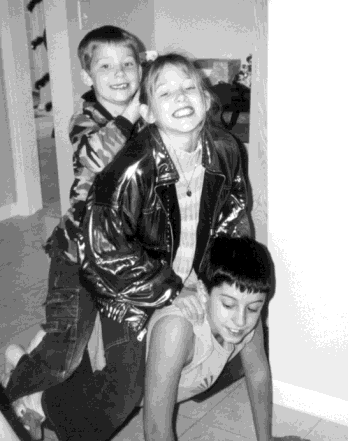
#> input picture FAST-NUCES LHR (BSCS)/Semester 8 - Spring 2024/Digital Image Processing/Assignments/Assignment 3/image.png, 348 x 441 px
$ jupyter execute V1_L200921_A3_DIP_BSCS_6B.ipynb
#> lines starting #> are read from the running program, lines starting #| are printed output that depends on the picture
## L200921 Aisha Muhammad Nawaz
## Digital Image Processing
## Spring 2024 Assignment 3 BSCS 6B
##  Due: 28th April 2024 (Sunday)

#### Q: Furnish the following using appropriate GUI:
#### 1. Pseudomedian filter

[cell 1]
import cv2
import numpy as np
import matplotlib.pyplot as plt

def pseudomedian_filter(img):
    filtered_img = np.zeros_like(img)

    # Apply pseudomedian filter to each channel of the image
    for i in range(3):  # Loop through RGB channels
        for y in range(1, img.shape[0] - 1):  # Exclude borders
            for x in range(1, img.shape[1] - 1):
                # Compute pseudomedian using the described logic
                min_max = min(img[y-1, x-1, i], img[y-1, x, i], img[y-1, x+1, i],
                              img[y, x-1, i], img[y, x, i], img[y, x+1, i],
                              img[y+1, x-1, i], img[y+1, x, i], img[y+1, x+1, i])
                filtered_img[y, x, i] = min_max
    return filtered_img

def applyPseudomedianFilter(img_path):
#> called with img_path = 'image.png'
    img = cv2.imread(img_path)
#> img is the input picture: shape (441, 348, 3); min 0, max 255, mean 150.7
    filtered_img = pseudomedian_filter(img)
#> after the loop in pseudomedian_filter, `for i in range(3):`:
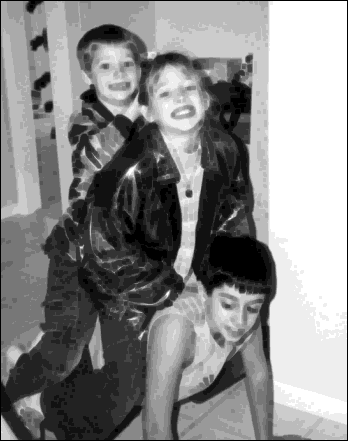
#> filtered_img: shape (441, 348, 3); min 0, max 255, mean 137.6

    # Display original and filtered images
    plt.figure(figsize=(10, 5))
    plt.subplot(1, 2, 1)
    plt.title("Original Image")
    plt.imshow(cv2.cvtColor(img, cv2.COLOR_BGR2RGB))
    plt.axis('off')

    plt.subplot(1, 2, 2)
    plt.title("Filtered Image")
    plt.imshow(cv2.cvtColor(filtered_img, cv2.COLOR_BGR2RGB))
    plt.axis('off')

    plt.show()
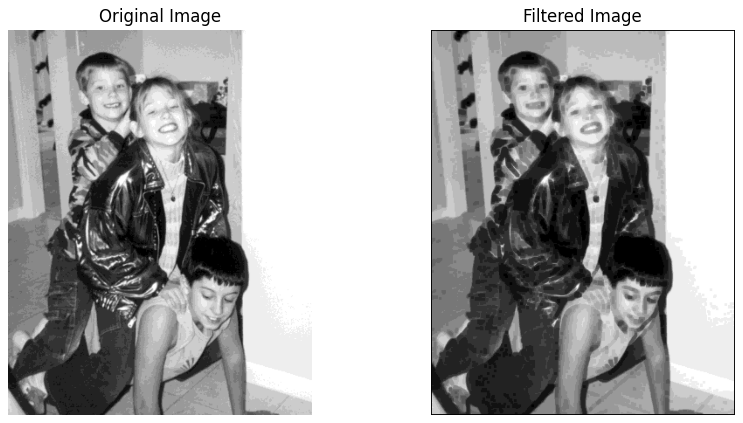
#> figure drawn by matplotlib, 2 panels

# Example usage:
img_path = 'image.png'
applyPseudomedianFilter(img_path)

#### 2. MMSE filter (with all possible Scenarios).

[cell 2]
import numpy as np
import cv2
import matplotlib.pyplot as plt

def mmse_filter(image, noise_variance, local_variance):
    # Compute MMSE filter
    filtered_image = np.zeros_like(image, dtype=np.float32)

    for i in range(image.shape[0]):
        for j in range(image.shape[1]):
            pixel_value = image[i, j]
            local_var = local_variance[i, j]
            if local_var == 0:
                # No noise, return original image
                filtered_image[i, j] = pixel_value
            elif local_var <= noise_variance:
                # Noise variance dominates, mean filter
                filtered_image[i, j] = np.mean(image[max(0, i-1):min(image.shape[0], i+2),
                                                       max(0, j-1):min(image.shape[1], j+2)])
            else:
                # Local variance dominates, return close to original
                filtered_image[i, j] = pixel_value

    return filtered_image.astype(np.uint8)

def apply_mmse_filter(image_path, noise_variance, local_variance):
    # Load image
    image = cv2.imread(image_path, cv2.IMREAD_GRAYSCALE)

    # Apply MMSE filter
    filtered_image = mmse_filter(image, noise_variance, local_variance)

    # Display original and filtered images
    plt.figure(figsize=(10, 5))
    plt.subplot(1, 2, 1)
    plt.title("Original Image")
    plt.imshow(image, cmap='gray')
    plt.axis('off')

    plt.subplot(1, 2, 2)
    plt.title("Filtered Image")
    plt.imshow(filtered_image, cmap='gray')
    plt.axis('off')

    plt.show()

# Example usage:
image_path = 'image2.png'
local_variance = np.random.rand(*cv2.imread(image_path, cv2.IMREAD_GRAYSCALE).shape) * 20  # Example local variance
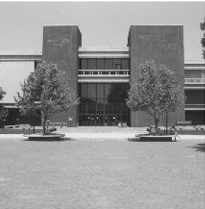
#> input picture FAST-NUCES LHR (BSCS)/Semester 8 - Spring 2024/Digital Image Processing/Assignments/Assignment 3/image2.png, 205 x 209 px
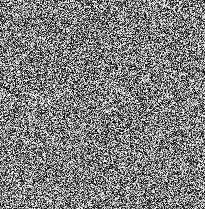
#> local_variance: shape (209, 205) float64; min 0.00145, max 20, mean 9.95; drawn with min black and max white
noise_variance = 600  # Example noise variance

apply_mmse_filter(image_path, noise_variance, local_variance)
#> in apply_mmse_filter, image is the input picture: shape (209, 205); min 22, max 255, mean 149.5
#> after the loop in mmse_filter, `for i in range(image.shape[0]):`:
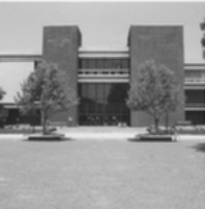
#> filtered_image: shape (209, 205) float32; min 30.33, max 240.5, mean 149.5

# Scenario 1: 0 noise in image

[cell 3]
noise_variance_1 = 0
local_variance_1 = np.random.rand(*cv2.imread(image_path, cv2.IMREAD_GRAYSCALE).shape) * 5  # Example local variance
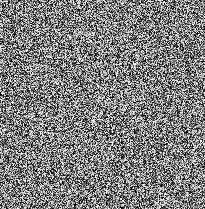
#> local_variance_1: shape (209, 205) float64; min 1.66e-05, max 5, mean 2.5; drawn with min black and max white
apply_mmse_filter(image_path, noise_variance_1, local_variance_1)

# Scenario 2: Noise variance equals local variance (Mean filter)

[cell 4]
noise_variance_2 = 20
local_variance_2 = np.random.rand(*cv2.imread(image_path, cv2.IMREAD_GRAYSCALE).shape) * 20  # Example local variance
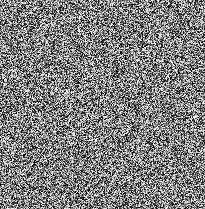
#> local_variance_2: shape (209, 205) float64; min 0.000584, max 20, mean 10.06; drawn with min black and max white
apply_mmse_filter(image_path, noise_variance_2, local_variance_2)

# Scenario 3: Local variance greater than noise variance

[cell 5]
noise_variance_3 = 5
local_variance_3 = np.random.rand(*cv2.imread(image_path, cv2.IMREAD_GRAYSCALE).shape) * 50  # Example local variance
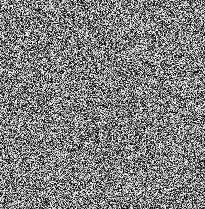
#> local_variance_3: shape (209, 205) float64; min 0.000995, max 50, mean 25; drawn with min black and max white
apply_mmse_filter(image_path, noise_variance_3, local_variance_3)
